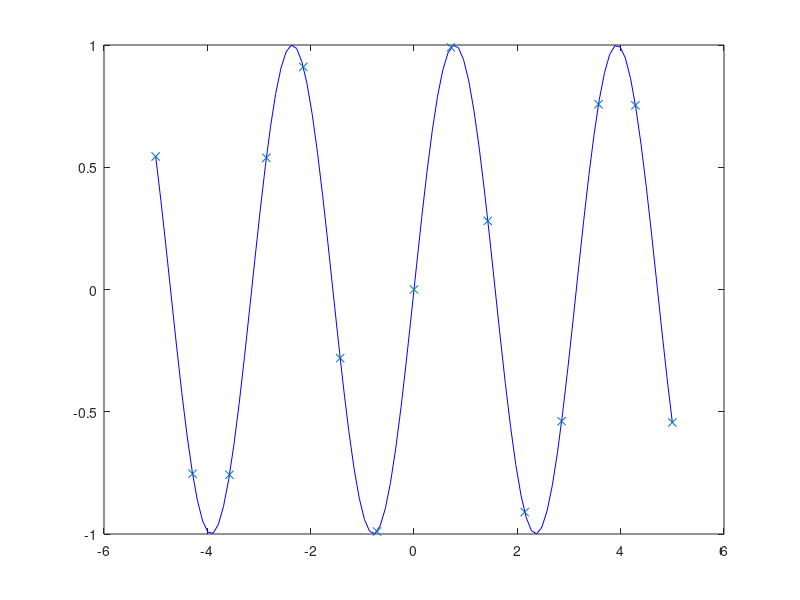

Recreate this plot in MATLAB. (Note: this script raises an error after producing the figure.)
f = @(x) sin(2*x);
deriv = @(x) 2*cos(2*x);
xx = linspace(-5, 5, 100);

plot(xx, f(xx), 'b');
hold on;

x = linspace(-5, 5, 15);
y = f(x);
dy = deriv(x);

plot(x, y, 'x');

[h,_] = HermiteInterpolation(x, y, dy, xx);
plot(xx, h, 'r');